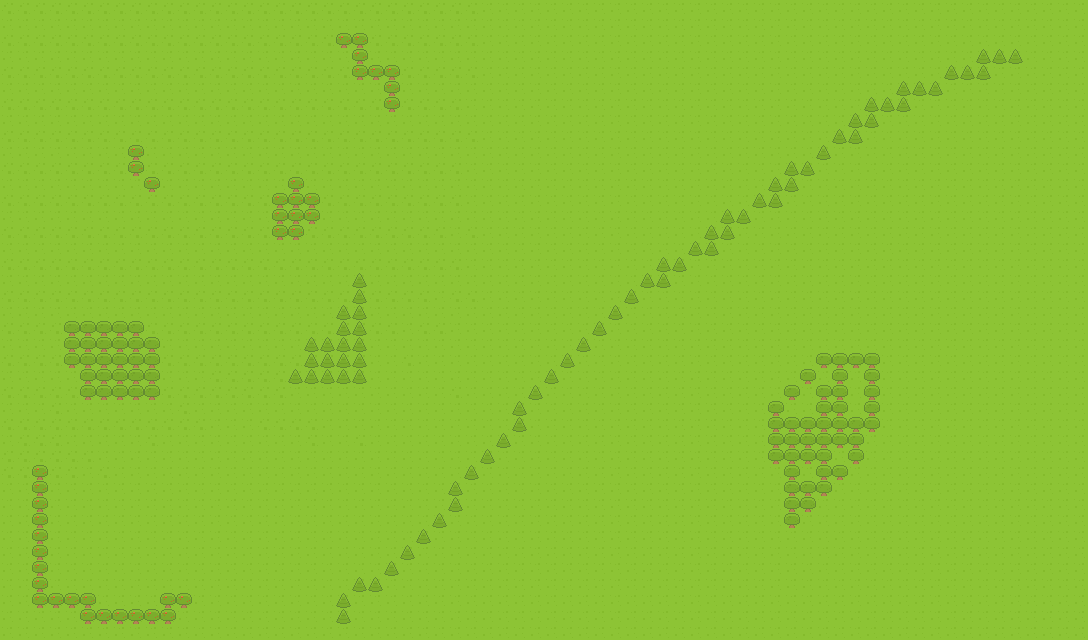

A 2D game scene composited from a Tiled map and its tileset images. What follows is a short description and the map's XML, with each tile layer's data collapsed to a summary:
An orthogonal 68x40 tile map with 16x16 px tiles, 2 tile layers (Grass, Obstacles).

<map version="1.4" tiledversion="1.4.3" orientation="orthogonal" renderorder="left-up" width="68" height="40" tilewidth="16" tileheight="16" infinite="0" nextlayerid="3" nextobjectid="1">
 <tileset firstgid="1" name="spritesheet" tilewidth="16" tileheight="16" tilecount="6" columns="2">
  <image source="spritesheet.png" width="32" height="48" />
 </tileset>
 <layer id="1" name="Grass" width="68" height="40">
  <data>[2720 cells, 2636 non-empty, 2 distinct tile ids]</data>
 </layer>
 <layer id="2" name="Obstacles" width="68" height="40">
  <properties>
   <property name="collide" type="bool" value="true" />
  </properties>
  <data>[2720 cells, 674 non-empty, 4 distinct tile ids]</data>
 </layer>
</map>
